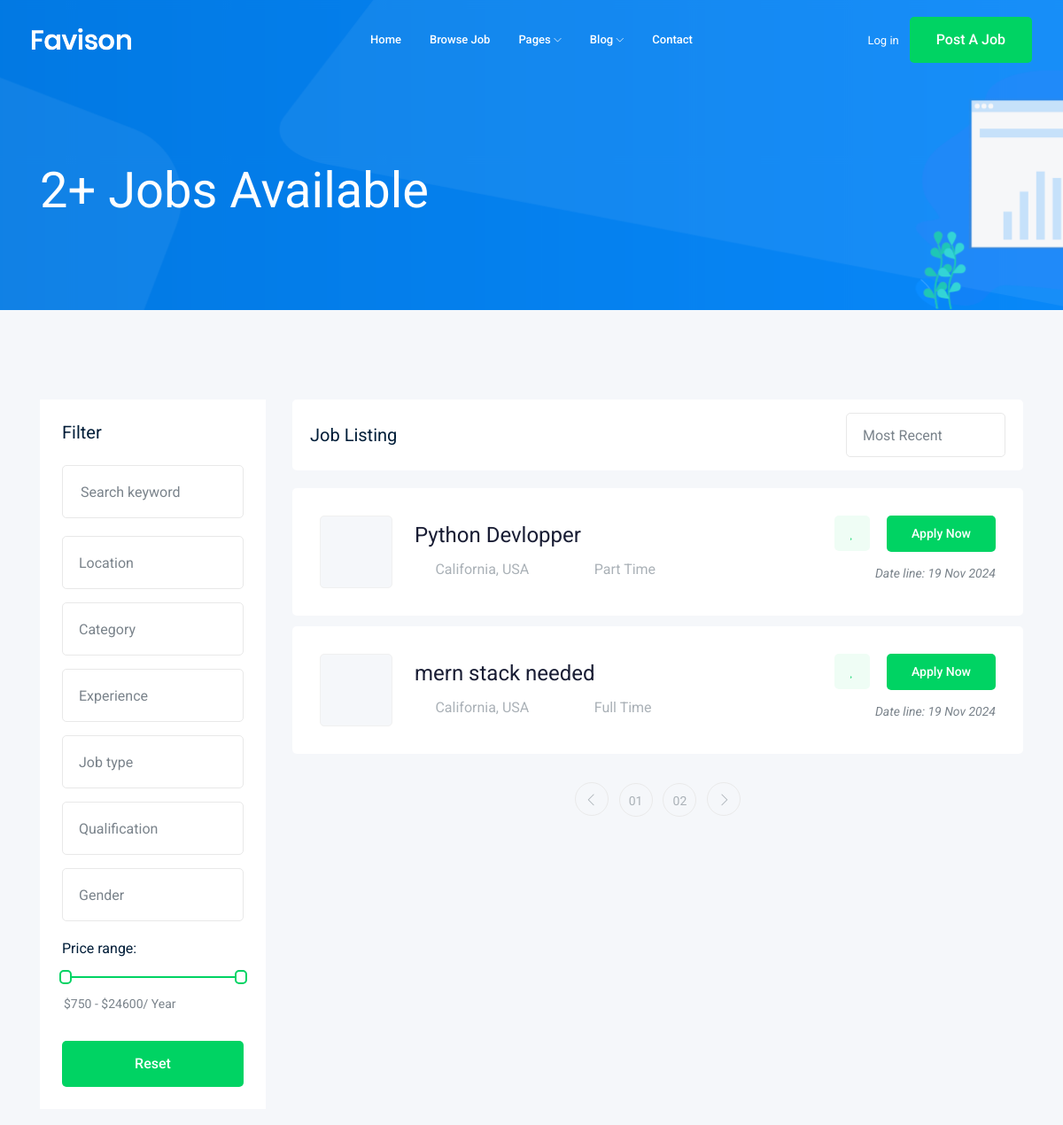
The app's page /jobs/ (upper part), older data.
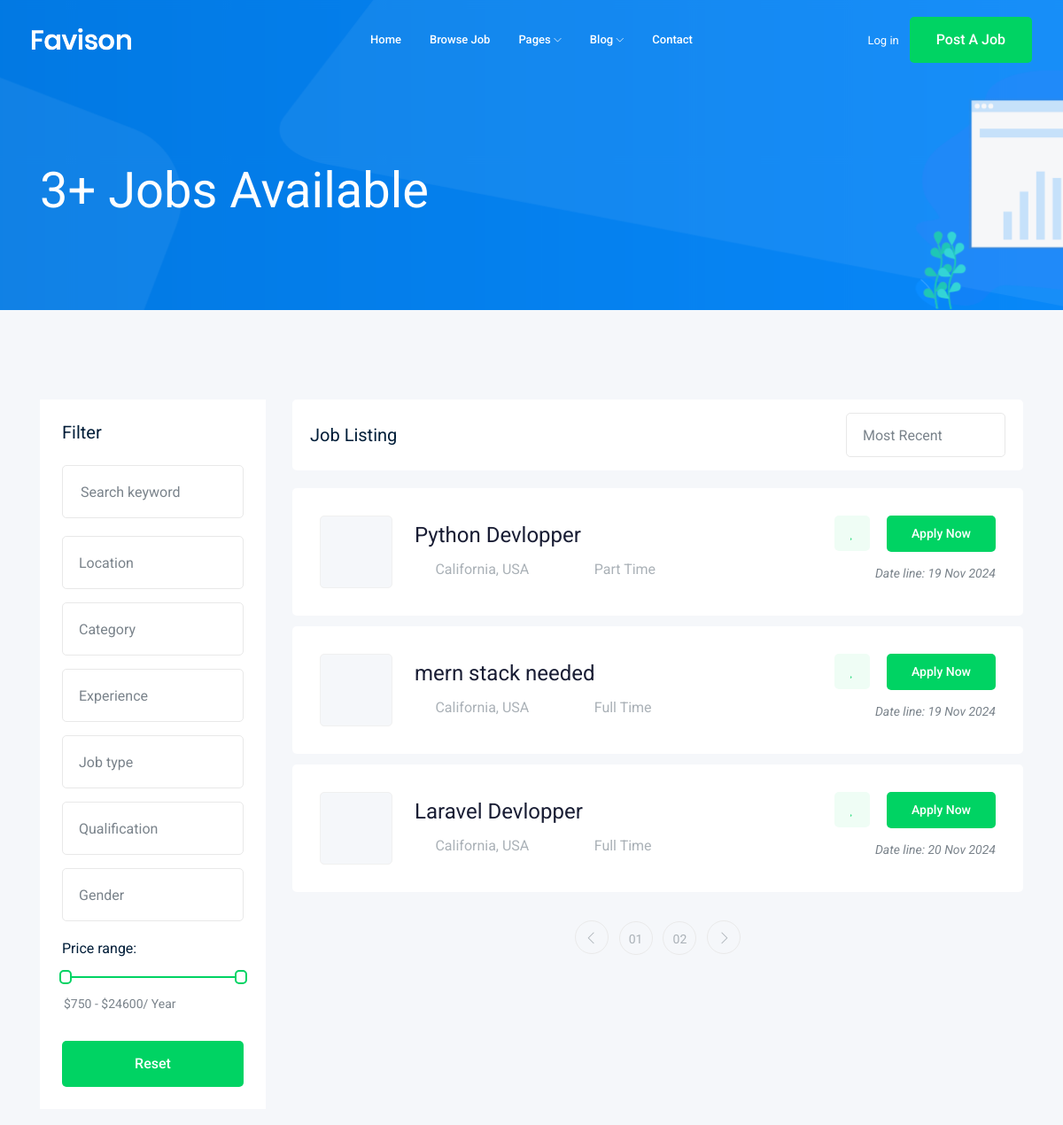
The same page, newer data.
### job/models.py (models this page shows, shortened)
class Job(models.Model): #Table
    title        = models.CharField(max_length=100) # Column
    job_type     = models.CharField(max_length=15,choices=JOB_TYPE)
    description  = models.TextField(max_length=1000)
    published_at = models.DateTimeField(auto_now=True)
    vacancy      = models.IntegerField(default=1)
    salary       = models.IntegerField(default=0)
    experience   = models.IntegerField(default=1)
    category     = models.ForeignKey('Category',on_delete=models.CASCADE)
    image        = models.ImageField(upload_to='jobs/')

### job/views.py (the view)
# urls.py: path('',views.job_list),
def job_list(reqeust):
    job_list = Job.objects.all()
    context = {'jobs': job_list}
    return render(reqeust, 'job/jobs.html',context)

### job/templates/job/jobs.html (shortened to what this page needs)
{% extends 'base.html' %}
{% block body %}
<div class="bradcam_area bradcam_bg_1">
    <div class="container">
        <div class="row">
            <div class="col-xl-12">
                <div class="bradcam_text">
                    <h3>{{jobs.count}}+ Jobs Available</h3>
                </div>
            </div>
        </div>
    </div>
</div>
<div class="job_listing_area plus_padding">
    <div class="container">
        <div class="row">
            <div class="col-lg-3">
                <div class="job_filter white-bg">
                    <div class="form_inner white-bg">
                        <h3>Filter</h3>
                        <form action="#">
                            <div class="row">
                                <div class="col-lg-12">
                                    <div class="single_field">
                                        <input type="text" placeholder="Search keyword">
                                    </div>
                                </div>
                                <div class="col-lg-12">
                                </div>
                                <div class="col-lg-12">
                                </div>
                                <div class="col-lg-12">
                                </div>
                                <div class="col-lg-12">
                                </div>
                                <div class="col-lg-12">
                                </div>
                                <div class="col-lg-12">
                                </div>
                            </div>
                        </form>
                    </div>
                    <div class="range_wrap">
                        <label for="amount">Price range:</label>
                        <div id="slider-range"></div>
                        <p>
                            <input type="text" id="amount" readonly style="border:0; color:#7A838B; font-size: 14px; font-weight:400;">
                        </p>
                    </div>
                    <div class="reset_btn">
                        <button  class="boxed-btn3 w-100" type="submit">Reset</button>
                    </div>
                </div>
            </div>
            <div class="col-lg-9">
                <div class="recent_joblist_wrap">
                    <div class="recent_joblist white-bg ">
                        <div class="row align-items-center">
                            <div class="col-md-6">
                                <h4>Job Listing</h4>
                            </div>
                            <div class="col-md-6">
                                <div class="serch_cat d-flex justify-content-end">
                                </div>
                            </div>
                        </div>
                    </div>
                </div>
                <div class="job_lists m-0">
                    <div class="row">
                    {% for job in jobs %}
                        <div class="col-lg-12 col-md-12">
                            <div class="single_jobs white-bg d-flex justify-content-between">
                                <div class="jobs_left d-flex align-items-center">
                                    <div class="thumb">
                                    </div>
                                    <div class="jobs_conetent">
                                        <a href="{% url 'job:job_details' job.id %}"><h4>{{job.title}}</h4></a>
                                        <div class="links_locat d-flex align-items-center">
                                            <div class="location">
                                                <p> <i class="fa fa-map-marker"></i> California, USA</p>
                                            </div>
                                            <div class="location">
                                                <p> <i class="fa fa-clock-o"></i> {{job.job_type}}</p>
                                            </div>
                                        </div>
                                    </div>
                                </div>
                                <div class="jobs_right">
                                    <div class="apply_now">
                                        <a class="heart_mark" href="#"> <i class="fa fa-heart"></i> </a>
                                        <a href="{% url 'job:job_details' job.id %}" class="boxed-btn3">Apply Now</a>
                                    </div>
                                    <div class="date">
                                        <p>Date line: {{job.published_at|date:'d M Y'}}</p>
                                    </div>
                                </div>
                            </div>
                        </div>
                    {%endfor%}
                    </div>
                    <div class="row">
                        <div class="col-lg-12">
                            <div class="pagination_wrap">
                                <ul>
                                    <li><a href="#"> <i class="ti-angle-left"></i> </a></li>
                                    <li><a href="#"><span>01</span></a></li>
                                    <li><a href="#"><span>02</span></a></li>
                                    <li><a href="#"> <i class="ti-angle-right"></i> </a></li>
                                </ul>
                            </div>
                        </div>
                    </div>
                </div>
            </div>
        </div>
    </div>
</div>
{% endblock body %}

### templates/base.html (shortened to what this page needs)
<!doctype html>
<html class="no-js" lang="zxx">
<head>
    {% load static %}
    <link rel="stylesheet" href="{% static 'css/bootstrap.min.css' %}">
    <link rel="stylesheet" href="{% static 'css/owl.carousel.min.css' %}">
    <link rel="stylesheet" href="{% static 'css/magnific-popup.css' %}">
    <link rel="stylesheet" href="{% static 'css/font-awesome.min.css' %}">
    <link rel="stylesheet" href="{% static 'css/themify-icons.css' %}">
    <link rel="stylesheet" href="{% static 'css/nice-select.css' %}">
    <link rel="stylesheet" href="{% static 'css/flaticon.css' %}">
    <link rel="stylesheet" href="{% static 'css/jquery-ui.css' %}">
    <link rel="stylesheet" href="{% static 'css/gijgo.css' %}">
    <link rel="stylesheet" href="{% static 'css/animate.min.css' %}">
    <link rel="stylesheet" href="{% static 'css/slicknav.css' %}">
    <link rel="stylesheet" href="{% static 'css/style.css' %}">
</head>
<body>
    <header>
        <div class="header-area ">
            <div id="sticky-header" class="main-header-area">
                <div class="container-fluid ">
                    <div class="header_bottom_border">
                        <div class="row align-items-center">
                            <div class="col-xl-3 col-lg-2">
                                <div class="logo">
                                    <a href="index.html">
                                        <img src="img/logo.png" alt="">
                                    </a>
                                </div>
                            </div>
                            <div class="col-xl-6 col-lg-7">
                                <div class="main-menu  d-none d-lg-block">
                                    <nav>
                                        <ul id="navigation">
                                            <li><a href="index.html">home</a></li>
                                            <li><a href="jobs.html">Browse Job</a></li>
                                            <li><a href="#">pages <i class="ti-angle-down"></i></a>
                                            </li>
                                            <li><a href="#">blog <i class="ti-angle-down"></i></a>
                                            </li>
                                            <li><a href="contact.html">Contact</a></li>
                                        </ul>
                                    </nav>
                                </div>
                            </div>
                            <div class="col-xl-3 col-lg-3 d-none d-lg-block">
                                <div class="Appointment">
                                    <div class="phone_num d-none d-xl-block">
                                        <a href="#">Log in</a>
                                    </div>
                                    <div class="d-none d-lg-block">
                                        <a class="boxed-btn3" href="#">Post a Job</a>
                                    </div>
                                </div>
                            </div>
                            <div class="col-12">
                            </div>
                        </div>
                    </div>
                </div>
            </div>
        </div>
    </header>
    {% block body %}
    {% endblock body %}
</body>
</html>

Row changes from the older to the newer data that the page shows:
added Job: title "Laravel Devlopper", job_type "Full Time", published_at "20 Nov 2024"
Text that changed along with them:
{{ jobs.count }}: "2" → "3"
